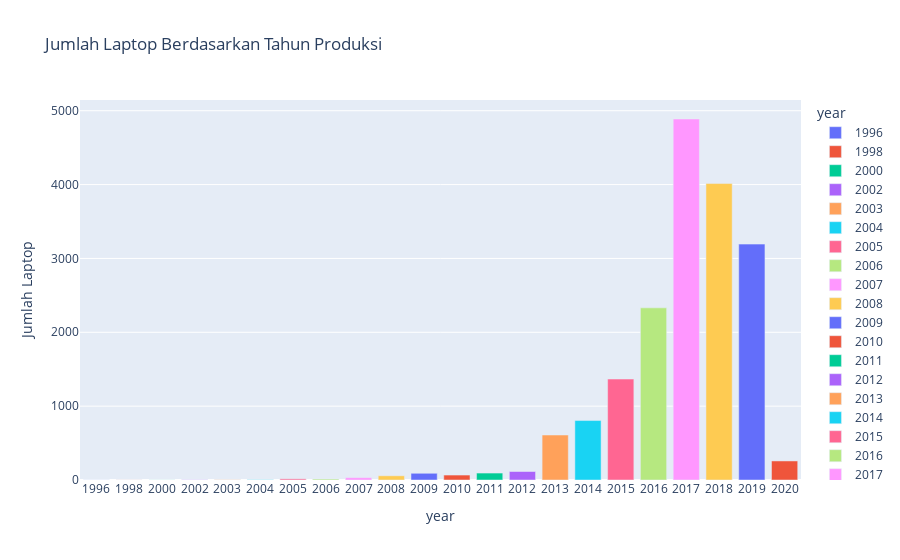

The notebook cell this image was saved under:
### Code cell
grouped_year = data.groupby('year').size().reset_index(name = "counts")
grouped_year['year'] = grouped_year['year'].astype('str')

fig = px.bar(grouped_year, x = 'year', y = 'counts', color = "year", labels={"counts": "Jumlah Laptop"}, title="Jumlah Laptop Berdasarkan Tahun Produksi")
fig.show()

### Figure 1 — Plotly figure (JSON) as saved in the notebook; plotly's stock layout.template omitted (floating-point values rounded to 4 significant figures)
{"data": [{"alignmentgroup": "True", "hovertemplate": "year=%{x}<br>Jumlah Laptop=%{y}<extra></extra>", "legendgroup": "1996", "marker": {"color": "#636efa", "pattern": {"shape": ""}}, "name": "1996", "offsetgroup": "1996", "orientation": "v", "showlegend": true, "textposition": "auto", "type": "bar", "x": ["1996"], "xaxis": "x", "y": [1], "yaxis": "y"}, {"alignmentgroup": "True", "hovertemplate": "year=%{x}<br>Jumlah Laptop=%{y}<extra></extra>", "legendgroup": "1998", "marker": {"color": "#EF553B", "pattern": {"shape": ""}}, "name": "1998", "offsetgroup": "1998", "orientation": "v", "showlegend": true, "textposition": "auto", "type": "bar", "x": ["1998"], "xaxis": "x", "y": [1], "yaxis": "y"}, {"alignmentgroup": "True", "hovertemplate": "year=%{x}<br>Jumlah Laptop=%{y}<extra></extra>", "legendgroup": "2000", "marker": {"color": "#00cc96", "pattern": {"shape": ""}}, "name": "2000", "offsetgroup": "2000", "orientation": "v", "showlegend": true, "textposition": "auto", "type": "bar", "x": ["2000"], "xaxis": "x", "y": [1], "yaxis": "y"}, {"alignmentgroup": "True", "hovertemplate": "year=%{x}<br>Jumlah Laptop=%{y}<extra></extra>", "legendgroup": "2002", "marker": {"color": "#ab63fa", "pattern": {"shape": ""}}, "name": "2002", "offsetgroup": "2002", "orientation": "v", "showlegend": true, "textposition": "auto", "type": "bar", "x": ["2002"], "xaxis": "x", "y": [3], "yaxis": "y"}, {"alignmentgroup": "True", "hovertemplate": "year=%{x}<br>Jumlah Laptop=%{y}<extra></extra>", "legendgroup": "2003", "marker": {"color": "#FFA15A", "pattern": {"shape": ""}}, "name": "2003", "offsetgroup": "2003", "orientation": "v", "showlegend": true, "textposition": "auto", "type": "bar", "x": ["2003"], "xaxis": "x", "y": [3], "yaxis": "y"}, {"alignmentgroup": "True", "hovertemplate": "year=%{x}<br>Jumlah Laptop=%{y}<extra></extra>", "legendgroup": "2004", "marker": {"color": "#19d3f3", "pattern": {"shape": ""}}, "name": "2004", "offsetgroup": "2004", "orientation": "v", "showlegend": true, "textposition": "auto", "type": "bar", "x": ["2004"], "xaxis": "x", "y": [4], "yaxis": "y"}, {"alignmentgroup": "True", "hovertemplate": "year=%{x}<br>Jumlah Laptop=%{y}<extra></extra>", "legendgroup": "2005", "marker": {"color": "#FF6692", "pattern": {"shape": ""}}, "name": "2005", "offsetgroup": "2005", "orientation": "v", "showlegend": true, "textposition": "auto", "type": "bar", "x": ["2005"], "xaxis": "x", "y": [16], "yaxis": "y"}, {"alignmentgroup": "True", "hovertemplate": "year=%{x}<br>Jumlah Laptop=%{y}<extra></extra>", "legendgroup": "2006", "marker": {"color": "#B6E880", "pattern": {"shape": ""}}, "name": "2006", "offsetgroup": "2006", "orientation": "v", "showlegend": true, "textposition": "auto", "type": "bar", "x": ["2006"], "xaxis": "x", "y": [13], "yaxis": "y"}, {"alignmentgroup": "True", "hovertemplate": "year=%{x}<br>Jumlah Laptop=%{y}<extra></extra>", "legendgroup": "2007", "marker": {"color": "#FF97FF", "pattern": {"shape": ""}}, "name": "2007", "offsetgroup": "2007", "orientation": "v", "showlegend": true, "textposition": "auto", "type": "bar", "x": ["2007"], "xaxis": "x", "y": [32], "yaxis": "y"}, {"alignmentgroup": "True", "hovertemplate": "year=%{x}<br>Jumlah Laptop=%{y}<extra></extra>", "legendgroup": "2008", "marker": {"color": "#FECB52", "pattern": {"shape": ""}}, "name": "2008", "offsetgroup": "2008", "orientation": "v", "showlegend": true, "textposition": "auto", "type": "bar", "x": ["2008"], "xaxis": "x", "y": [57], "yaxis": "y"}, {"alignmentgroup": "True", "hovertemplate": "year=%{x}<br>Jumlah Laptop=%{y}<extra></extra>", "legendgroup": "2009", "marker": {"color": "#636efa", "pattern": {"shape": ""}}, "name": "2009", "offsetgroup": "2009", "orientation": "v", "showlegend": true, "textposition": "auto", "type": "bar", "x": ["2009"], "xaxis": "x", "y": [91], "yaxis": "y"}, {"alignmentgroup": "True", "hovertemplate": "year=%{x}<br>Jumlah Laptop=%{y}<extra></extra>", "legendgroup": "2010", "marker": {"color": "#EF553B", "pattern": {"shape": ""}}, "name": "2010", "offsetgroup": "2010", "orientation": "v", "showlegend": true, "textposition": "auto", "type": "bar", "x": ["2010"], "xaxis": "x", "y": [67], "yaxis": "y"}, {"alignmentgroup": "True", "hovertemplate": "year=%{x}<br>Jumlah Laptop=%{y}<extra></extra>", "legendgroup": "2011", "marker": {"color": "#00cc96", "pattern": {"shape": ""}}, "name": "2011", "offsetgroup": "2011", "orientation": "v", "showlegend": true, "textposition": "auto", "type": "bar", "x": ["2011"], "xaxis": "x", "y": [94], "yaxis": "y"}, {"alignmentgroup": "True", "hovertemplate": "year=%{x}<br>Jumlah Laptop=%{y}<extra></extra>", "legendgroup": "2012", "marker": {"color": "#ab63fa", "pattern": {"shape": ""}}, "name": "2012", "offsetgroup": "2012", "orientation": "v", "showlegend": true, "textposition": "auto", "type": "bar", "x": ["2012"], "xaxis": "x", "y": [115], "yaxis": "y"}, {"alignmentgroup": "True", "hovertemplate": "year=%{x}<br>Jumlah Laptop=%{y}<extra></extra>", "legendgroup": "2013", "marker": {"color": "#FFA15A", "pattern": {"shape": ""}}, "name": "2013", "offsetgroup": "2013", "orientation": "v", "showlegend": true, "textposition": "auto", "type": "bar", "x": ["2013"], "xaxis": "x", "y": [609], "yaxis": "y"}, {"alignmentgroup": "True", "hovertemplate": "year=%{x}<br>Jumlah Laptop=%{y}<extra></extra>", "legendgroup": "2014", "marker": {"color": "#19d3f3", "pattern": {"shape": ""}}, "name": "2014", "offsetgroup": "2014", "orientation": "v", "showlegend": true, "textposition": "auto", "type": "bar", "x": ["2014"], "xaxis": "x", "y": [805], "yaxis": "y"}, {"alignmentgroup": "True", "hovertemplate": "year=%{x}<br>Jumlah Laptop=%{y}<extra></extra>", "legendgroup": "2015", "marker": {"color": "#FF6692", "pattern": {"shape": ""}}, "name": "2015", "offsetgroup": "2015", "orientation": "v", "showlegend": true, "textposition": "auto", "type": "bar", "x": ["2015"], "xaxis": "x", "y": [1367], "yaxis": "y"}, {"alignmentgroup": "True", "hovertemplate": "year=%{x}<br>Jumlah Laptop=%{y}<extra></extra>", "legendgroup": "2016", "marker": {"color": "#B6E880", "pattern": {"shape": ""}}, "name": "2016", "offsetgroup": "2016", "orientation": "v", "showlegend": true, "textposition": "auto", "type": "bar", "x": ["2016"], "xaxis": "x", "y": [2331], "yaxis": "y"}, {"alignmentgroup": "True", "hovertemplate": "year=%{x}<br>Jumlah Laptop=%{y}<extra></extra>", "legendgroup": "2017", "marker": {"color": "#FF97FF", "pattern": {"shape": ""}}, "name": "2017", "offsetgroup": "2017", "orientation": "v", "showlegend": true, "textposition": "auto", "type": "bar", "x": ["2017"], "xaxis": "x", "y": [4888], "yaxis": "y"}, {"alignmentgroup": "True", "hovertemplate": "year=%{x}<br>Jumlah Laptop=%{y}<extra></extra>", "legendgroup": "2018", "marker": {"color": "#FECB52", "pattern": {"shape": ""}}, "name": "2018", "offsetgroup": "2018", "orientation": "v", "showlegend": true, "textposition": "auto", "type": "bar", "x": ["2018"], "xaxis": "x", "y": [4014], "yaxis": "y"}, {"alignmentgroup": "True", "hovertemplate": "year=%{x}<br>Jumlah Laptop=%{y}<extra></extra>", "legendgroup": "2019", "marker": {"color": "#636efa", "pattern": {"shape": ""}}, "name": "2019", "offsetgroup": "2019", "orientation": "v", "showlegend": true, "textposition": "auto", "type": "bar", "x": ["2019"], "xaxis": "x", "y": [3194], "yaxis": "y"}, {"alignmentgroup": "True", "hovertemplate": "year=%{x}<br>Jumlah Laptop=%{y}<extra></extra>", "legendgroup": "2020", "marker": {"color": "#EF553B", "pattern": {"shape": ""}}, "name": "2020", "offsetgroup": "2020", "orientation": "v", "showlegend": true, "textposition": "auto", "type": "bar", "x": ["2020"], "xaxis": "x", "y": [258], "yaxis": "y"}], "layout": {"barmode": "relative", "legend": {"title": {"text": "year"}, "tracegroupgap": 0}, "title": {"text": "Jumlah Laptop Berdasarkan Tahun Produksi"}, "xaxis": {"anchor": "y", "categoryarray": ["1996", "1998", "2000", "2002", "2003", "2004", "2005", "2006", "2007", "2008", "2009", "2010", "2011", "2012", "2013", "2014", "2015", "2016", "2017", "2018", "2019", "2020"], "categoryorder": "array", "domain": [0, 1], "title": {"text": "year"}}, "yaxis": {"anchor": "x", "domain": [0, 1], "title": {"text": "Jumlah Laptop"}}}}
